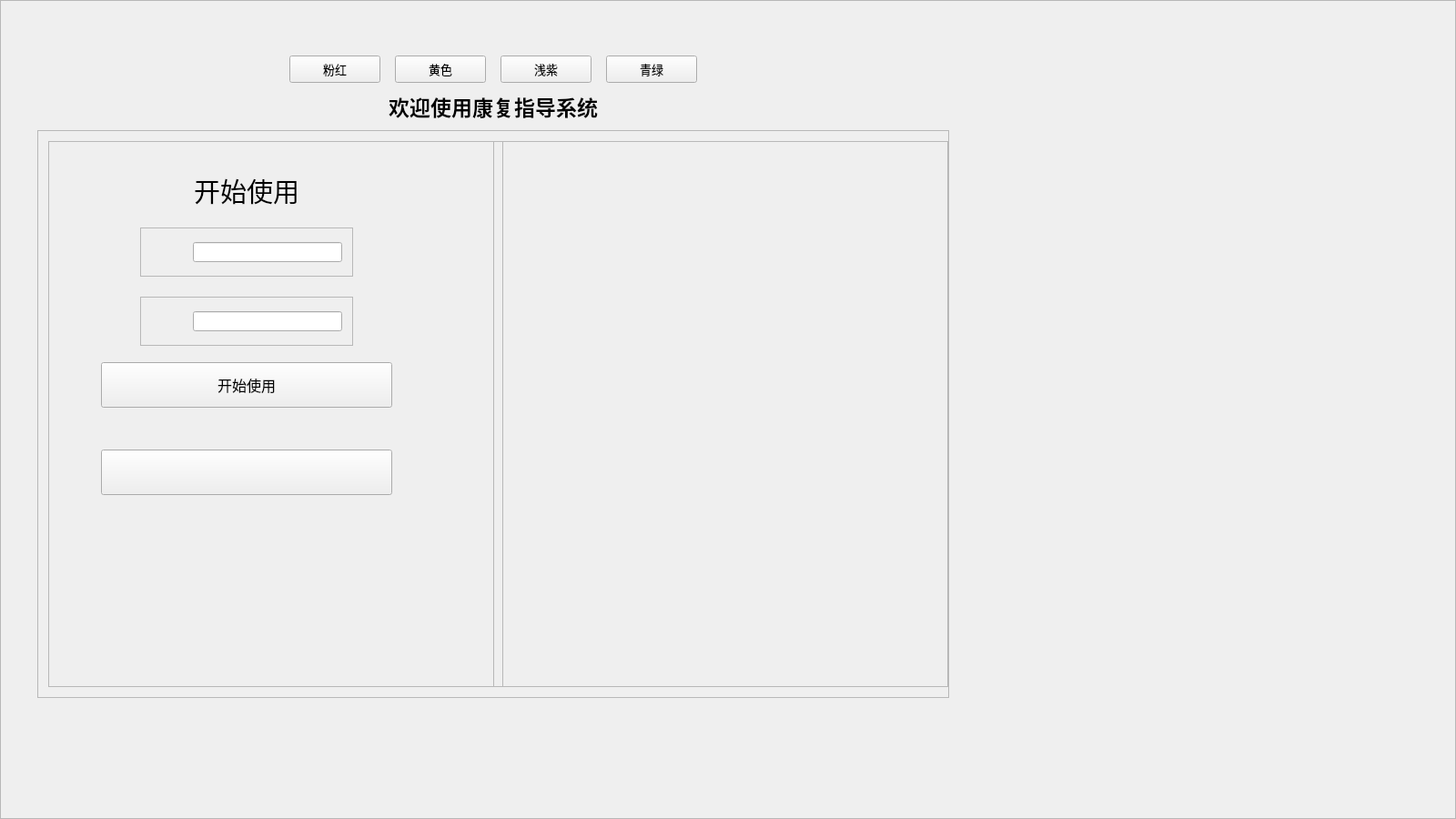
<?xml version="1.0" encoding="UTF-8"?>
<ui version="4.0">
 <class>Widget</class>
 <widget class="QWidget" name="Widget">
  <property name="geometry">
   <rect>
    <x>0</x>
    <y>0</y>
    <width>1600</width>
    <height>900</height>
   </rect>
  </property>
  <property name="minimumSize">
   <size>
    <width>800</width>
    <height>450</height>
   </size>
  </property>
  <property name="windowTitle">
   <string>Widget</string>
  </property>
  <property name="styleSheet">
   <string notr="true"/>
  </property>
  <layout class="QGridLayout" name="gridLayout_6">
   <property name="leftMargin">
    <number>0</number>
   </property>
   <property name="topMargin">
    <number>0</number>
   </property>
   <property name="rightMargin">
    <number>0</number>
   </property>
   <property name="bottomMargin">
    <number>0</number>
   </property>
   <property name="spacing">
    <number>0</number>
   </property>
   <item row="0" column="0">
    <widget class="QFrame" name="frame_background">
     <property name="frameShape">
      <enum>QFrame::StyledPanel</enum>
     </property>
     <property name="frameShadow">
      <enum>QFrame::Raised</enum>
     </property>
     <widget class="QWidget" name="layoutWidget">
      <property name="geometry">
       <rect>
        <x>30</x>
        <y>50</y>
        <width>1024</width>
        <height>728</height>
       </rect>
      </property>
      <layout class="QGridLayout" name="gridLayout_3">
       <item row="0" column="0">
        <layout class="QHBoxLayout" name="horizontalLayout_12">
         <item>
          <spacer name="horizontalSpacer_3">
           <property name="orientation">
            <enum>Qt::Horizontal</enum>
           </property>
           <property name="sizeHint" stdset="0">
            <size>
             <width>13</width>
             <height>20</height>
            </size>
           </property>
          </spacer>
         </item>
         <item>
          <widget class="QPushButton" name="btn_1">
           <property name="sizePolicy">
            <sizepolicy hsizetype="Fixed" vsizetype="Fixed">
             <horstretch>0</horstretch>
             <verstretch>0</verstretch>
            </sizepolicy>
           </property>
           <property name="minimumSize">
            <size>
             <width>100</width>
             <height>30</height>
            </size>
           </property>
           <property name="maximumSize">
            <size>
             <width>100</width>
             <height>30</height>
            </size>
           </property>
           <property name="font">
            <font>
             <family>Microsoft YaHei</family>
             <pointsize>10</pointsize>
            </font>
           </property>
           <property name="text">
            <string>粉红</string>
           </property>
          </widget>
         </item>
         <item>
          <spacer name="horizontalSpacer_23">
           <property name="orientation">
            <enum>Qt::Horizontal</enum>
           </property>
           <property name="sizeType">
            <enum>QSizePolicy::Fixed</enum>
           </property>
           <property name="sizeHint" stdset="0">
            <size>
             <width>10</width>
             <height>20</height>
            </size>
           </property>
          </spacer>
         </item>
         <item>
          <widget class="QPushButton" name="btn_2">
           <property name="sizePolicy">
            <sizepolicy hsizetype="Fixed" vsizetype="Fixed">
             <horstretch>0</horstretch>
             <verstretch>0</verstretch>
            </sizepolicy>
           </property>
           <property name="minimumSize">
            <size>
             <width>100</width>
             <height>30</height>
            </size>
           </property>
           <property name="maximumSize">
            <size>
             <width>100</width>
             <height>30</height>
            </size>
           </property>
           <property name="font">
            <font>
             <family>Microsoft YaHei</family>
             <pointsize>10</pointsize>
            </font>
           </property>
           <property name="text">
            <string>黄色</string>
           </property>
          </widget>
         </item>
         <item>
          <spacer name="horizontalSpacer_24">
           <property name="orientation">
            <enum>Qt::Horizontal</enum>
           </property>
           <property name="sizeType">
            <enum>QSizePolicy::Fixed</enum>
           </property>
           <property name="sizeHint" stdset="0">
            <size>
             <width>10</width>
             <height>20</height>
            </size>
           </property>
          </spacer>
         </item>
         <item>
          <widget class="QPushButton" name="btn_3">
           <property name="sizePolicy">
            <sizepolicy hsizetype="Fixed" vsizetype="Fixed">
             <horstretch>0</horstretch>
             <verstretch>0</verstretch>
            </sizepolicy>
           </property>
           <property name="minimumSize">
            <size>
             <width>100</width>
             <height>30</height>
            </size>
           </property>
           <property name="maximumSize">
            <size>
             <width>100</width>
             <height>30</height>
            </size>
           </property>
           <property name="font">
            <font>
             <family>Microsoft YaHei</family>
             <pointsize>10</pointsize>
            </font>
           </property>
           <property name="text">
            <string>浅紫</string>
           </property>
          </widget>
         </item>
         <item>
          <spacer name="horizontalSpacer_25">
           <property name="orientation">
            <enum>Qt::Horizontal</enum>
           </property>
           <property name="sizeType">
            <enum>QSizePolicy::Fixed</enum>
           </property>
           <property name="sizeHint" stdset="0">
            <size>
             <width>10</width>
             <height>20</height>
            </size>
           </property>
          </spacer>
         </item>
         <item>
          <widget class="QPushButton" name="btn_4">
           <property name="sizePolicy">
            <sizepolicy hsizetype="Fixed" vsizetype="Fixed">
             <horstretch>0</horstretch>
             <verstretch>0</verstretch>
            </sizepolicy>
           </property>
           <property name="minimumSize">
            <size>
             <width>100</width>
             <height>30</height>
            </size>
           </property>
           <property name="maximumSize">
            <size>
             <width>100</width>
             <height>30</height>
            </size>
           </property>
           <property name="font">
            <font>
             <family>Microsoft YaHei</family>
             <pointsize>10</pointsize>
            </font>
           </property>
           <property name="text">
            <string>青绿</string>
           </property>
          </widget>
         </item>
         <item>
          <spacer name="horizontalSpacer_4">
           <property name="orientation">
            <enum>Qt::Horizontal</enum>
           </property>
           <property name="sizeHint" stdset="0">
            <size>
             <width>13</width>
             <height>20</height>
            </size>
           </property>
          </spacer>
         </item>
        </layout>
       </item>
       <item row="1" column="0">
        <spacer name="verticalSpacer_7">
         <property name="orientation">
          <enum>Qt::Vertical</enum>
         </property>
         <property name="sizeHint" stdset="0">
          <size>
           <width>20</width>
           <height>13</height>
          </size>
         </property>
        </spacer>
       </item>
       <item row="2" column="0">
        <layout class="QHBoxLayout" name="horizontalLayout_7">
         <item>
          <spacer name="horizontalSpacer_7">
           <property name="orientation">
            <enum>Qt::Horizontal</enum>
           </property>
           <property name="sizeHint" stdset="0">
            <size>
             <width>40</width>
             <height>20</height>
            </size>
           </property>
          </spacer>
         </item>
         <item>
          <widget class="QLabel" name="label_title">
           <property name="font">
            <font>
             <family>Microsoft YaHei</family>
             <pointsize>17</pointsize>
             <weight>75</weight>
             <bold>true</bold>
            </font>
           </property>
           <property name="text">
            <string>欢迎使用康复指导系统</string>
           </property>
          </widget>
         </item>
         <item>
          <spacer name="horizontalSpacer_8">
           <property name="orientation">
            <enum>Qt::Horizontal</enum>
           </property>
           <property name="sizeHint" stdset="0">
            <size>
             <width>40</width>
             <height>20</height>
            </size>
           </property>
          </spacer>
         </item>
        </layout>
       </item>
       <item row="3" column="0">
        <spacer name="verticalSpacer_6">
         <property name="orientation">
          <enum>Qt::Vertical</enum>
         </property>
         <property name="sizeHint" stdset="0">
          <size>
           <width>20</width>
           <height>13</height>
          </size>
         </property>
        </spacer>
       </item>
       <item row="4" column="0">
        <widget class="QFrame" name="frame">
         <property name="frameShape">
          <enum>QFrame::StyledPanel</enum>
         </property>
         <property name="frameShadow">
          <enum>QFrame::Raised</enum>
         </property>
         <layout class="QGridLayout" name="gridLayout_2">
          <item row="0" column="0">
           <layout class="QHBoxLayout" name="horizontalLayout_8">
            <property name="spacing">
             <number>0</number>
            </property>
            <item>
             <widget class="QFrame" name="frame_login">
              <property name="sizePolicy">
               <sizepolicy hsizetype="Minimum" vsizetype="Minimum">
                <horstretch>0</horstretch>
                <verstretch>0</verstretch>
               </sizepolicy>
              </property>
              <property name="minimumSize">
               <size>
                <width>500</width>
                <height>600</height>
               </size>
              </property>
              <property name="maximumSize">
               <size>
                <width>500</width>
                <height>600</height>
               </size>
              </property>
              <property name="frameShape">
               <enum>QFrame::StyledPanel</enum>
              </property>
              <property name="frameShadow">
               <enum>QFrame::Raised</enum>
              </property>
              <widget class="QWidget" name="layoutWidgetLoginFields">
               <property name="geometry">
                <rect>
                 <x>10</x>
                 <y>10</y>
                 <width>416</width>
                 <height>402</height>
                </rect>
               </property>
               <layout class="QVBoxLayout" name="verticalLayout">
                <item>
                 <spacer name="verticalSpacer_2">
                  <property name="orientation">
                   <enum>Qt::Vertical</enum>
                  </property>
                  <property name="sizeHint" stdset="0">
                   <size>
                    <width>20</width>
                    <height>13</height>
                   </size>
                  </property>
                 </spacer>
                </item>
                <item>
                 <layout class="QHBoxLayout" name="horizontalLayout">
                  <item>
                   <spacer name="horizontalSpacer">
                    <property name="orientation">
                     <enum>Qt::Horizontal</enum>
                    </property>
                    <property name="sizeHint" stdset="0">
                     <size>
                      <width>40</width>
                      <height>20</height>
                     </size>
                    </property>
                   </spacer>
                  </item>
                  <item>
                   <widget class="QLabel" name="label_login">
                    <property name="font">
                     <font>
             <family>Microsoft YaHei</family>
                      <pointsize>22</pointsize>
                     </font>
                    </property>
                    <property name="text">
                     <string>开始使用</string>
                    </property>
                    <property name="scaledContents">
                     <bool>false</bool>
                    </property>
                   </widget>
                  </item>
                  <item>
                   <spacer name="horizontalSpacer_2">
                    <property name="orientation">
                     <enum>Qt::Horizontal</enum>
                    </property>
                    <property name="sizeHint" stdset="0">
                     <size>
                      <width>40</width>
                      <height>20</height>
                     </size>
                    </property>
                   </spacer>
                  </item>
                 </layout>
                </item>
                <item>
                 <spacer name="verticalSpacer">
                  <property name="orientation">
                   <enum>Qt::Vertical</enum>
                  </property>
                  <property name="sizeHint" stdset="0">
                   <size>
                    <width>20</width>
                    <height>13</height>
                   </size>
                  </property>
                 </spacer>
                </item>
                <item>
                 <layout class="QHBoxLayout" name="horizontalLayout_10">
                  <item>
                   <spacer name="horizontalSpacer_20">
                    <property name="orientation">
                     <enum>Qt::Horizontal</enum>
                    </property>
                    <property name="sizeType">
                     <enum>QSizePolicy::Fixed</enum>
                    </property>
                    <property name="sizeHint" stdset="0">
                     <size>
                      <width>80</width>
                      <height>20</height>
                     </size>
                    </property>
                   </spacer>
                  </item>
                  <item>
                   <widget class="QFrame" name="frame_user_name">
                    <property name="frameShape">
                     <enum>QFrame::StyledPanel</enum>
                    </property>
                    <property name="frameShadow">
                     <enum>QFrame::Raised</enum>
                    </property>
                    <layout class="QGridLayout" name="gridLayout_4">
                     <item row="0" column="0">
                      <layout class="QHBoxLayout" name="horizontalLayout_11">
                       <item>
                        <spacer name="horizontalSpacer_21">
                         <property name="orientation">
                          <enum>Qt::Horizontal</enum>
                         </property>
                         <property name="sizeType">
                          <enum>QSizePolicy::Fixed</enum>
                         </property>
                         <property name="sizeHint" stdset="0">
                          <size>
                           <width>10</width>
                           <height>20</height>
                          </size>
                         </property>
                        </spacer>
                       </item>
                       <item>
                        <widget class="QLabel" name="label_user_name">
                         <property name="sizePolicy">
                          <sizepolicy hsizetype="Fixed" vsizetype="Fixed">
                           <horstretch>0</horstretch>
                           <verstretch>0</verstretch>
                          </sizepolicy>
                         </property>
                         <property name="minimumSize">
                          <size>
                           <width>30</width>
                           <height>30</height>
                          </size>
                         </property>
                         <property name="maximumSize">
                          <size>
                           <width>30</width>
                           <height>30</height>
                          </size>
                         </property>
                         <property name="text">
                          <string/>
                         </property>
                        </widget>
                       </item>
                       <item>
                        <widget class="QLineEdit" name="lineE_user_name"/>
                       </item>
                      </layout>
                     </item>
                    </layout>
                   </widget>
                  </item>
                  <item>
                   <spacer name="horizontalSpacer_22">
                    <property name="orientation">
                     <enum>Qt::Horizontal</enum>
                    </property>
                    <property name="sizeType">
                     <enum>QSizePolicy::Fixed</enum>
                    </property>
                    <property name="sizeHint" stdset="0">
                     <size>
                      <width>80</width>
                      <height>20</height>
                     </size>
                    </property>
                   </spacer>
                  </item>
                 </layout>
                </item>
                <item>
                 <spacer name="verticalSpacer_3">
                  <property name="orientation">
                   <enum>Qt::Vertical</enum>
                  </property>
                  <property name="sizeHint" stdset="0">
                   <size>
                    <width>20</width>
                    <height>17</height>
                   </size>
                  </property>
                 </spacer>
                </item>
                <item>
                 <layout class="QHBoxLayout" name="horizontalLayout_2">
                  <item>
                   <spacer name="horizontalSpacer_6">
                    <property name="orientation">
                     <enum>Qt::Horizontal</enum>
                    </property>
                    <property name="sizeType">
                     <enum>QSizePolicy::Fixed</enum>
                    </property>
                    <property name="sizeHint" stdset="0">
                     <size>
                      <width>80</width>
                      <height>20</height>
                     </size>
                    </property>
                   </spacer>
                  </item>
                  <item>
                   <widget class="QFrame" name="frame_pwd">
                    <property name="frameShape">
                     <enum>QFrame::StyledPanel</enum>
                    </property>
                    <property name="frameShadow">
                     <enum>QFrame::Raised</enum>
                    </property>
                    <layout class="QGridLayout" name="gridLayout">
                     <item row="0" column="0">
                      <layout class="QHBoxLayout" name="horizontalLayout_3">
                       <item>
                        <spacer name="horizontalSpacer_5">
                         <property name="orientation">
                          <enum>Qt::Horizontal</enum>
                         </property>
                         <property name="sizeType">
                          <enum>QSizePolicy::Fixed</enum>
                         </property>
                         <property name="sizeHint" stdset="0">
                          <size>
                           <width>10</width>
                           <height>20</height>
                          </size>
                         </property>
                        </spacer>
                       </item>
                       <item>
                        <widget class="QLabel" name="label_pwd">
                         <property name="sizePolicy">
                          <sizepolicy hsizetype="Fixed" vsizetype="Fixed">
                           <horstretch>0</horstretch>
                           <verstretch>0</verstretch>
                          </sizepolicy>
                         </property>
                         <property name="minimumSize">
                          <size>
                           <width>30</width>
                           <height>30</height>
                          </size>
                         </property>
                         <property name="maximumSize">
                          <size>
                           <width>30</width>
                           <height>30</height>
                          </size>
                         </property>
                         <property name="text">
                          <string/>
                         </property>
                        </widget>
                       </item>
                       <item>
                        <widget class="QLineEdit" name="lineE_pwd">
                         <property name="echoMode">
                          <enum>QLineEdit::Password</enum>
                         </property>
                        </widget>
                       </item>
                      </layout>
                     </item>
                    </layout>
                   </widget>
                  </item>
                  <item>
                   <spacer name="horizontalSpacer_19">
                    <property name="orientation">
                     <enum>Qt::Horizontal</enum>
                    </property>
                    <property name="sizeType">
                     <enum>QSizePolicy::Fixed</enum>
                    </property>
                    <property name="sizeHint" stdset="0">
                     <size>
                      <width>80</width>
                      <height>20</height>
                     </size>
                    </property>
                   </spacer>
                  </item>
                 </layout>
                </item>
                <item>
                 <layout class="QHBoxLayout" name="horizontalLayout_5"/>
                </item>
                <item>
                 <spacer name="verticalSpacer_5">
                  <property name="orientation">
                   <enum>Qt::Vertical</enum>
                  </property>
                  <property name="sizeHint" stdset="0">
                   <size>
                    <width>20</width>
                    <height>13</height>
                   </size>
                  </property>
                 </spacer>
                </item>
                <item>
                 <layout class="QHBoxLayout" name="horizontalLayout_6">
                  <item>
                   <spacer name="horizontalSpacer_13">
                    <property name="orientation">
                     <enum>Qt::Horizontal</enum>
                    </property>
                    <property name="sizeHint" stdset="0">
                     <size>
                      <width>40</width>
                      <height>20</height>
                     </size>
                    </property>
                   </spacer>
                  </item>
                  <item>
                   <widget class="QPushButton" name="btn_login">
                    <property name="sizePolicy">
                     <sizepolicy hsizetype="Fixed" vsizetype="Fixed">
                      <horstretch>0</horstretch>
                      <verstretch>0</verstretch>
                     </sizepolicy>
                    </property>
                    <property name="minimumSize">
                     <size>
                      <width>320</width>
                      <height>50</height>
                     </size>
                    </property>
                    <property name="maximumSize">
                     <size>
                      <width>320</width>
                      <height>50</height>
                     </size>
                    </property>
                    <property name="font">
                     <font>
             <family>Microsoft YaHei</family>
                      <pointsize>12</pointsize>
                     </font>
                    </property>
                    <property name="text">
                     <string>开始使用</string>
                    </property>
                   </widget>
                  </item>
                  <item>
                   <spacer name="horizontalSpacer_14">
                    <property name="orientation">
                     <enum>Qt::Horizontal</enum>
                    </property>
                    <property name="sizeHint" stdset="0">
                     <size>
                      <width>40</width>
                      <height>20</height>
                     </size>
                    </property>
                   </spacer>
                  </item>
                 </layout>
                </item>
                <item>
                 <layout class="QHBoxLayout" name="horizontalLayout_4"/>
                </item>
                <item>
                 <spacer name="verticalSpacer_4">
                  <property name="orientation">
                   <enum>Qt::Vertical</enum>
                  </property>
                  <property name="sizeHint" stdset="0">
                   <size>
                    <width>20</width>
                    <height>40</height>
                   </size>
                  </property>
                 </spacer>
                </item>
                <item>
                 <layout class="QHBoxLayout" name="horizontalLayout_9">
                  <item>
                   <spacer name="horizontalSpacer_9">
                    <property name="orientation">
                     <enum>Qt::Horizontal</enum>
                    </property>
                    <property name="sizeHint" stdset="0">
                     <size>
                      <width>40</width>
                      <height>20</height>
                     </size>
                    </property>
                   </spacer>
                  </item>
                  <item>
                   <widget class="QPushButton" name="btn_register">
                    <property name="sizePolicy">
                     <sizepolicy hsizetype="Fixed" vsizetype="Fixed">
                      <horstretch>0</horstretch>
                      <verstretch>0</verstretch>
                     </sizepolicy>
                    </property>
                    <property name="minimumSize">
                     <size>
                      <width>320</width>
                      <height>50</height>
                     </size>
                    </property>
                    <property name="maximumSize">
                     <size>
                      <width>320</width>
                      <height>50</height>
                     </size>
                    </property>
                    <property name="font">
                     <font>
             <family>Microsoft YaHei</family>
                      <pointsize>12</pointsize>
                     </font>
                    </property>
                    <property name="text">
                     <string></string>
                    </property>
                   </widget>
                  </item>
                  <item>
                   <spacer name="horizontalSpacer_10">
                    <property name="orientation">
                     <enum>Qt::Horizontal</enum>
                    </property>
                    <property name="sizeHint" stdset="0">
                     <size>
                      <width>40</width>
                      <height>20</height>
                     </size>
                    </property>
                   </spacer>
                  </item>
                 </layout>
                </item>
                <item>
                 <spacer name="verticalSpacer_8">
                  <property name="orientation">
                   <enum>Qt::Vertical</enum>
                  </property>
                  <property name="sizeHint" stdset="0">
                   <size>
                    <width>20</width>
                    <height>13</height>
                   </size>
                  </property>
                 </spacer>
                </item>
               </layout>
              </widget>
             </widget>
            </item>
            <item>
             <widget class="QFrame" name="frame_pic">
              <property name="sizePolicy">
               <sizepolicy hsizetype="Minimum" vsizetype="Minimum">
                <horstretch>0</horstretch>
                <verstretch>0</verstretch>
               </sizepolicy>
              </property>
              <property name="minimumSize">
               <size>
                <width>500</width>
                <height>600</height>
               </size>
              </property>
              <property name="frameShape">
               <enum>QFrame::StyledPanel</enum>
              </property>
              <property name="frameShadow">
               <enum>QFrame::Raised</enum>
              </property>
             </widget>
            </item>
           </layout>
          </item>
         </layout>
        </widget>
       </item>
      </layout>
     </widget>
    </widget>
   </item>
  </layout>
 </widget>
 <layoutdefault spacing="6" margin="11"/>
 <resources/>
 <connections/>
</ui>
